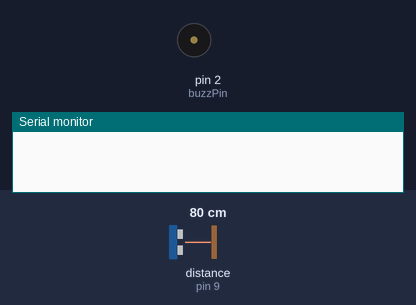
This sketch was run on a simulated Arduino Uno, built with avr-gcc and run on an emulated ATmega328P. On the bench: buzzer (waves = sounding, pin HIGH), the last lines printed to the serial monitor. Wiring (inferred from the names in the program): ultrasonic range finder: trigger pin 10; echo pin 9. Inputs (shaded band) come from the test bench; at power-on: distance to the obstacle (sensor on pin 9) 80 cm. The echo pulse lasts 58.3 µs per cm; pins used as bus, display or sensor lines are not drawn.

Above: at 1.2 s.
1.3 s: distance to the obstacle (sensor on pin 9) set to 2 cm
At 1.7 s:
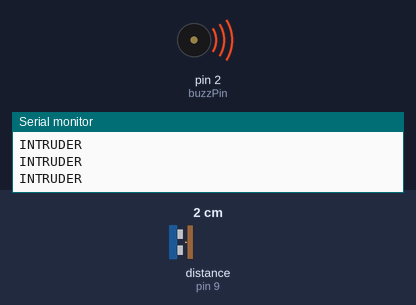
2.8 s: distance to the obstacle (sensor on pin 9) set to 60 cm
At 3.5 s:
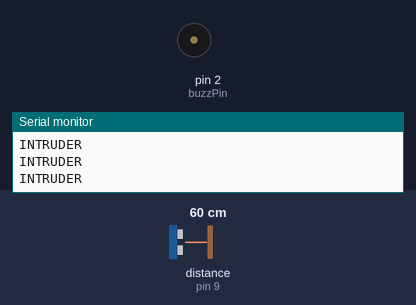
4.3 s: distance to the obstacle (sensor on pin 9) set to 4 cm
At 5.5 s:
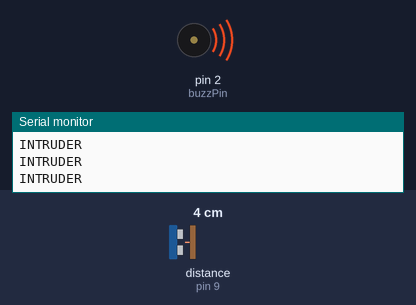
Timing chart, 0 to 7.3 s (numbered marks = the images above; inputs shaded):
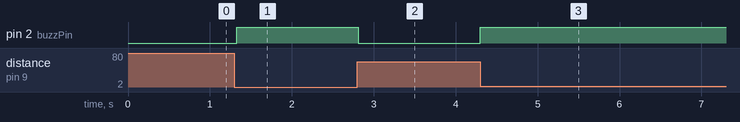

The sketch:

ULTRASONIC_SENSOR_BUZZ.ino
```cpp
 /*
  This code should work to get warning cross the buzzer when something be closer than 0.5 meter
  Circuit is ultrasonic sensor and buzzer +5v and Arduino uno is used
  a_atef45@yahoo.com
  www.zerosnones.net
  +201153300223
*/
// Define pins for ultrasonic and buzzer
int const trigPin = 10;
int const echoPin = 9;
int const buzzPin = 2;

void setup()
{
  pinMode(trigPin, OUTPUT); // trig pin will have pulses output
  pinMode(echoPin, INPUT); // echo pin should be input to get pulse width
  pinMode(buzzPin, OUTPUT); // buzz pin is output to control buzzering

  Serial.begin(9600); //added by kc101010 for serial functionality
}

void loop()
{
  // Duration will be the input pulse width and distance will be the distance to the obstacle in centimeters
  int duration, distance;
  // Output pulse with 1ms width on trigPin
  digitalWrite(trigPin, HIGH);
  delay(1);
  digitalWrite(trigPin, LOW);
  // Measure the pulse input in echo pin
  duration = pulseIn(echoPin, HIGH);
  // Distance is half the duration devided by 29.1 (from datasheet)
  distance = (duration/2) / 29.1;
  // if distance less than 0.5 meter and more than 0 (0 or less means over range)
    if (distance <= 50 && distance >= 0) {
      // Buzz
      digitalWrite(buzzPin, HIGH);
      Serial.println("INTRUDER"); //added by kc101010 - serial messages for python modules
    } else {
      // Don't buzz
      digitalWrite(buzzPin, LOW);
    }
    // Waiting 60 ms won't hurt any one
    delay(60);
}
```

Measured:
- after the input at 1.3 s, pin 2 (buzzPin): LOW → HIGH at once
- after the input at 2.8 s, pin 2 (buzzPin): HIGH → LOW at once
- after the input at 4.3 s, pin 2 (buzzPin): LOW → HIGH at once
